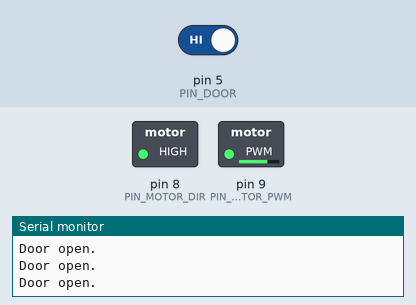
Simulated run of this sketch. Board: Arduino Uno, built with avr-gcc and run on an emulated ATmega328P. Shown: switched loads named in the sketch (green lamp = pin HIGH), the last lines printed to the serial monitor. The test bench sets the inputs (shaded band); at power-on: pin 5 (PIN_DOOR) HIGH.

Above: at 8.8 s.
8.9 s: pin 5 (PIN_DOOR) driven LOW
At 15.4 s:
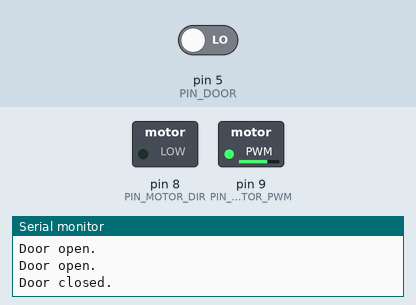
Timing chart, 0 to 23.5 s (numbered marks = the images above; inputs shaded):
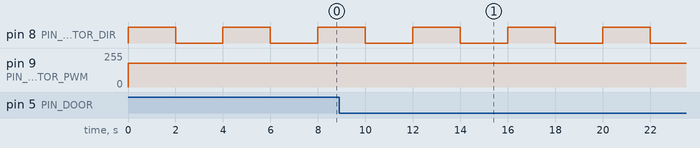

Measured:
- by itself, pin 8 (PIN_MOTOR_DIR): alternates HIGH for 2.0 s and LOW for 2.0 s

The sketch:

RUMWaiterMk2-Firmware.ino
```cpp
/*
  RUMWaiter Mk2 - Main Firmware
  Version: 1.0.0 (skeleton)

  Target Board: Arduino Uno (ATmega328P)

  Pin Mapping (draft, adjust as needed):
    - Motor Driver PWM: D9
    - Motor Driver DIR: D8
    - Limit Switch Top: D7
    - Limit Switch Bottom: D6
    - Door Switch: D5
    - I2C (SDA, SCL): A4, A5
    - Current Sensor (INA226): I2C
    - TOF Distance Sensor (VL53L1X): I2C
    - OLED Display (SSD1306 128x64): I2C
*/

#include <Wire.h>
// #include <Adafruit_SSD1306.h>   // placeholder
// #include <Adafruit_VL53L1X.h>   // placeholder
// #include <Adafruit_INA219.h>    // placeholder

// Pin definitions
const int PIN_MOTOR_PWM   = 9;
const int PIN_MOTOR_DIR   = 8;
const int PIN_LIMIT_TOP   = 7;
const int PIN_LIMIT_BOTTOM= 6;
const int PIN_DOOR        = 5;

// Placeholder state
bool motorRunning = false;

void setup() {
  // Serial for debug
  Serial.begin(115200);

  // Pin setup
  pinMode(PIN_MOTOR_PWM, OUTPUT);
  pinMode(PIN_MOTOR_DIR, OUTPUT);
  pinMode(PIN_LIMIT_TOP, INPUT_PULLUP);
  pinMode(PIN_LIMIT_BOTTOM, INPUT_PULLUP);
  pinMode(PIN_DOOR, INPUT_PULLUP);

  // I2C init
  Wire.begin();

  Serial.println("RUMWaiter Mk2 Firmware starting...");
}

void loop() {
  // Example: check door switch
  if (digitalRead(PIN_DOOR) == LOW) {
    Serial.println("Door closed.");
  } else {
    Serial.println("Door open.");
  }

  // Example: toggle motor direction every 2s
  digitalWrite(PIN_MOTOR_DIR, HIGH);
  analogWrite(PIN_MOTOR_PWM, 180);
  delay(2000);

  digitalWrite(PIN_MOTOR_DIR, LOW);
  analogWrite(PIN_MOTOR_PWM, 180);
  delay(2000);
}
```
